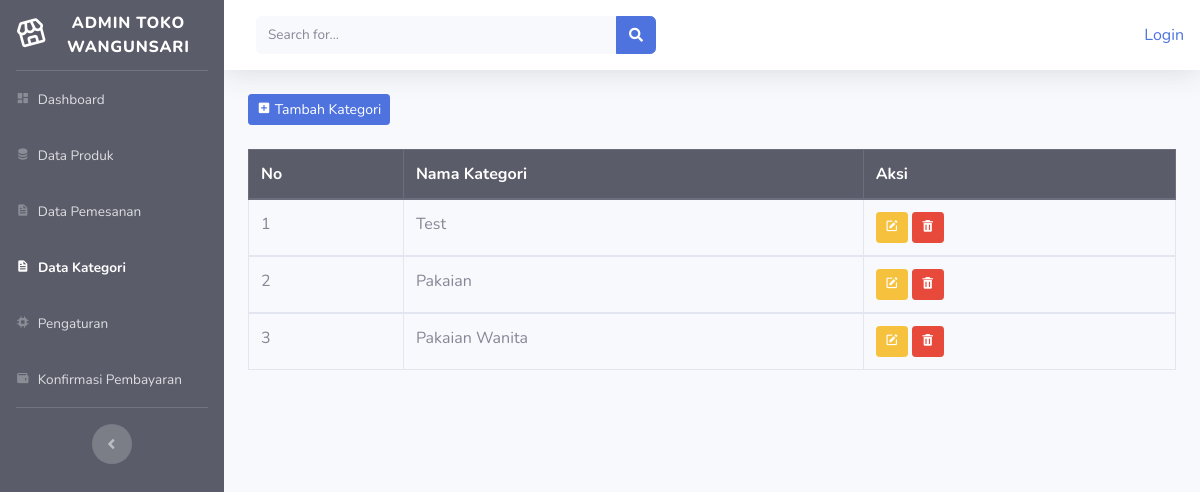
The page /index.php/admin/data_kategori on the database its author committed.
### tables this page shows
CREATE TABLE `tb_kategori` (
  `kategori_id` int(11) NOT NULL,
  `nama_kategori` varchar(50) NOT NULL
);

### application/controllers/admin/data_kategori.php (called while the page is built, shortened)
<?php
class Data_kategori extends CI_Controller
{
    public function index()
    {
        $data['kategori'] = $this->model_categori->tampil_data()->result();
        $this->load->view('admin/template_admin/header');
        $this->load->view('admin/template_admin/sidebar');
        $this->load->view('admin/data_kategori', $data);
        $this->load->view('admin/template_admin/footer');
    }
}

### index.php (called while the page is built, shortened)
<?php
require_once BASEPATH.'core/CodeIgniter.php';

### application/models/model_categori.php (called while the page is built, shortened)
<?php
class Model_categori extends CI_Model
{
    public function tampil_data()
    {
        return $this->db->get('tb_kategori');
    }
}

### application/views/admin/data_kategori.php (the view, shortened to what this page needs)
<div class="container-fluid">
    <button class="btn btn-sm btn-primary mb-4" data-toggle="modal" data-target="#tambah_kategori"><i class='bx bxs-plus-square'></i> Tambah Kategori</button>
    <table class="table table-bordered">
        <thead class="thead-dark">
            <tr>
                <th>No</th>
                <th>Nama Kategori</th>
                <th>Aksi</th>
            </tr>
        </thead>
        <?php $no = 1;
        foreach ($kategori as $ktr) : ?>
            <tbody>
                <tr>
                    <td><?= $no++ ?></td>
                    <td><?= $ktr->nama_kategori ?></td>
                    <td>
                        <?= anchor('admin/data_kategori/edit_kategori/' . $ktr->kategori_id, '<div class="btn btn-warning btn-sm"><i class="bx bxs-edit" ></i>
                    </div>') ?>
                        <?= anchor('admin/data_kategori/delete_kategori/' . $ktr->kategori_id, '<div class="btn btn-danger btn-sm"><i class="bx bxs-trash"></i>
                    </div>') ?>
                    </td>
                </tr>
            </tbody>
        <?php endforeach; ?>
    </table>
</div>

### rows shown on the page
tb_kategori: nama_kategori "Test"
tb_kategori: nama_kategori "Pakaian"
tb_kategori: nama_kategori "Pakaian Wanita"

### other values the page prints
anchor('auth/login', 'Login') "Login"
